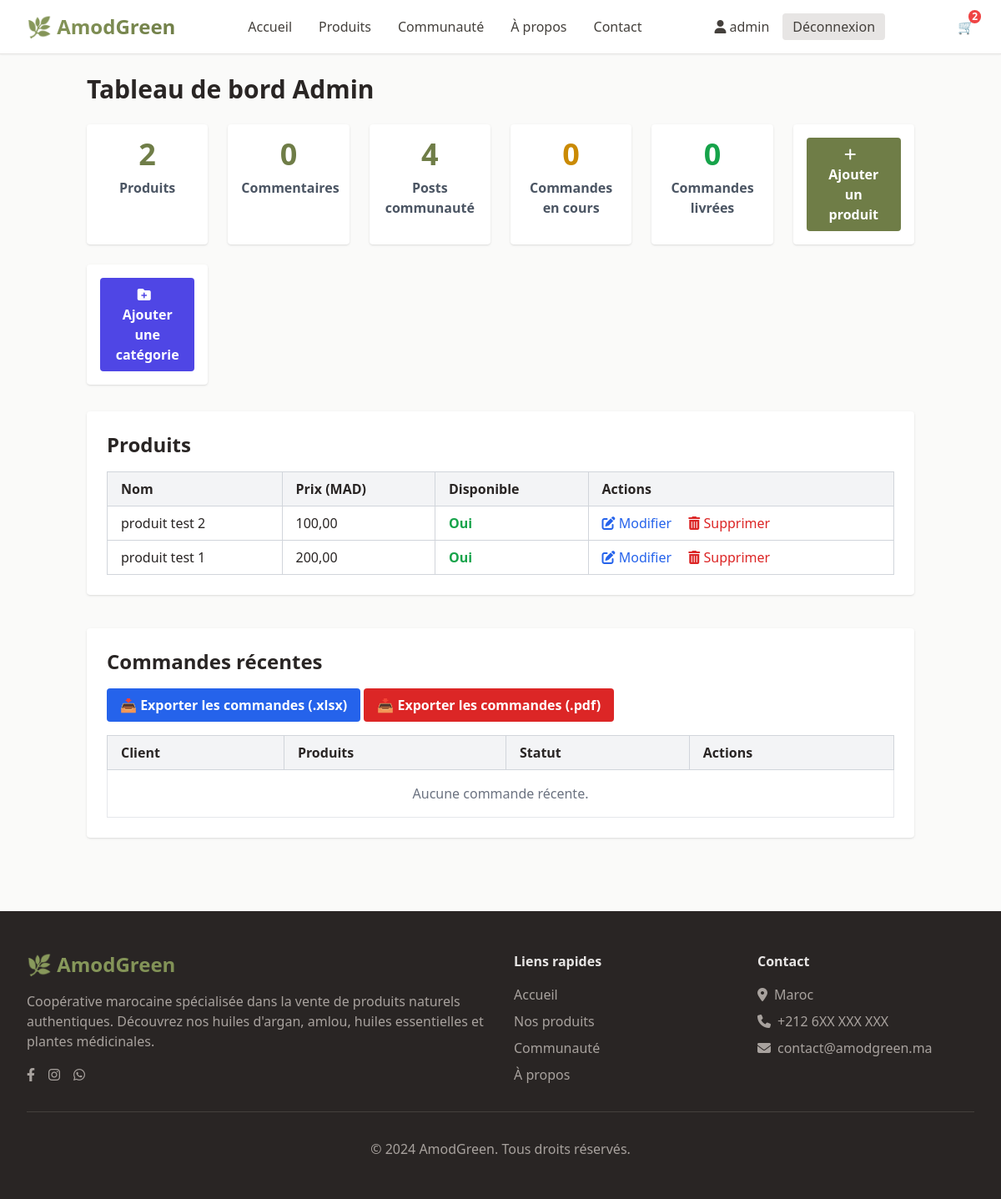
Page /admin-dashboard/ (signed in) on the earlier database version.
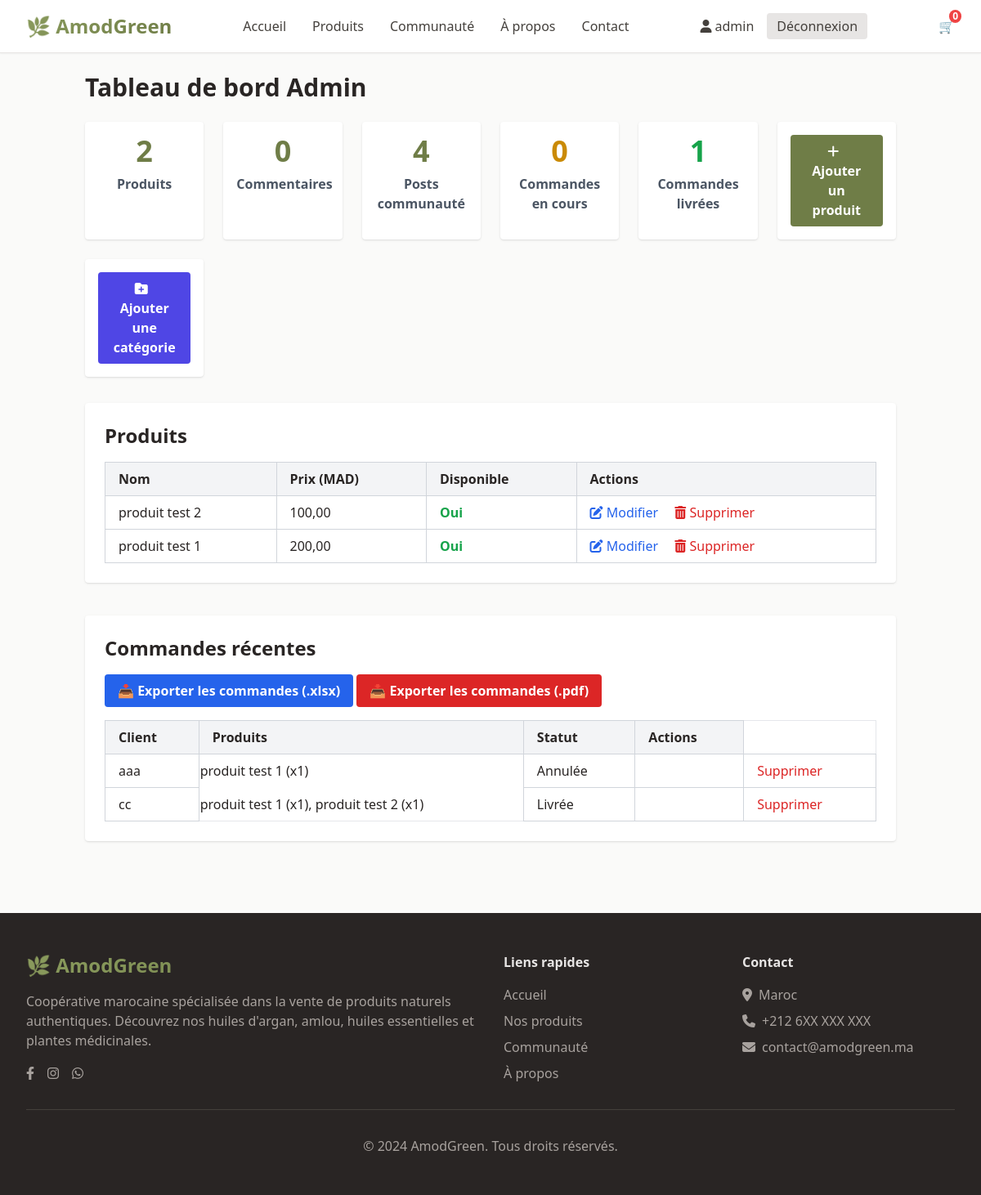
Same page on the later database version.
### store/models.py (models this page shows, shortened)
class CustomUser(AbstractUser):
    bio = models.TextField(max_length=500, blank=True, verbose_name="Biographie")
    phone = models.CharField(max_length=20, blank=True, verbose_name="Téléphone")
    city = models.CharField(max_length=100, blank=True, verbose_name="Ville")
    class Meta:
        verbose_name = "Utilisateur"
        verbose_name_plural = "Utilisateurs"

class Cart(models.Model):
    user = models.OneToOneField(User, on_delete=models.CASCADE)
    created_at = models.DateTimeField(auto_now_add=True)

class Product(models.Model):
    name = models.CharField(max_length=200, verbose_name="Nom du produit")
    name_ar = models.CharField(max_length=200, blank=True, verbose_name="Nom (Arabe)")
    description = models.TextField(verbose_name="Description")
    description_ar = models.TextField(blank=True, verbose_name="Description (Arabe)")
    ingredients = models.TextField(blank=True, verbose_name="Ingrédients")
    ingredients_ar = models.TextField(blank=True, verbose_name="Ingrédients (Arabe)")
    price = models.DecimalField(max_digits=10, decimal_places=2, verbose_name="Prix (MAD)")
    image = models.ImageField(upload_to='products/', verbose_name="Image")
    category = models.ForeignKey(Category, on_delete=models.CASCADE, verbose_name="Catégorie")
    is_available = models.BooleanField(default=True, verbose_name="Disponible")
    created_at = models.DateTimeField(auto_now_add=True)
    updated_at = models.DateTimeField(auto_now=True)
    class Meta:
        verbose_name = "Produit"
        verbose_name_plural = "Produits"
        ordering = ['-created_at']

class Order(models.Model):
    STATUS_CHOICES = [
        ('pending', 'En attente'),
        ('contacted', 'Client contacté'),
        ('confirmed', 'Confirmée'),
        ('delivered', 'Livrée'),
        ('cancelled', 'Annulée'),
    ]
    is_deleted = models.BooleanField(default=False)
    full_name = models.CharField(max_length=200, verbose_name="Nom complet")
    phone = models.CharField(max_length=20, verbose_name="Numéro de téléphone")
    city = models.CharField(max_length=100, verbose_name="Ville")
    address = models.TextField(verbose_name="Adresse complète")
    notes = models.TextField(blank=True, verbose_name="Remarques")
    status = models.CharField(
        max_length=20,
        choices=STATUS_CHOICES,
        default='pending',
        verbose_name="Statut"
    )
    created_at = models.DateTimeField(auto_now_add=True, verbose_name="Date de commande")
    estimated_delivery_date = models.DateField(null=True, blank=True, verbose_name="Date de livraison estimée")
    class Meta:
        verbose_name = "Commande"
        verbose_name_plural = "Commandes"
        ordering = ['-created_at']

class OrderItem(models.Model):
    order = models.ForeignKey(Order, related_name='items', on_delete=models.CASCADE)
    product = models.ForeignKey(Product, on_delete=models.CASCADE)
    quantity = models.PositiveIntegerField()
    price = models.DecimalField(max_digits=8, decimal_places=2)

### store/views_admin.py (the view)
# urls.py: path('admin-dashboard/', views_admin.admin_dashboard, name='admin_dashboard'),
@admin_required
def admin_dashboard(request):
        total_products = Product.objects.count()
        total_comments = Comment.objects.count()
        total_posts = CommunityPost.objects.count()
        orders_pending = Order.objects.filter(status='pending').count()
        orders_delivered = Order.objects.filter(status='delivered').count()
        products = Product.objects.all().order_by('-id')
        orders_all = Order.objects.filter(is_deleted=False).order_by('-created_at')
        order_page_number = request.GET.get('order_page')
        orders_paginator = Paginator(orders_all, 10)
        orders = orders_paginator.get_page(order_page_number)
        context = {
            'total_products': total_products,
            'total_comments': total_comments,
            'total_posts': total_posts,
            'orders_pending': orders_pending,
            'orders_delivered': orders_delivered,
            'products': products[:20],  # Garde les 20 produits récents
            'orders': orders,
        }
        return render(request, 'admin/dashboard.html', context)

### store/views_admin.py (called while the page is built)
def admin_required(view_func):
    return user_passes_test(lambda u: u.is_authenticated and u.is_superuser)(view_func)

### templates/admin/dashboard.html (shortened to what the changed rows need)
{% extends 'base.html' %}
{% block content %}
<div class="container mx-auto py-6 px-4">
    <h1 class="text-3xl font-bold mb-6">Tableau de bord Admin</h1>
    <div class="grid grid-cols-1 sm:grid-cols-2 md:grid-cols-3 lg:grid-cols-6 gap-6 mb-8">
        <div class="bg-white rounded shadow p-4 text-center">
            <div class="text-4xl font-bold text-green-600">{{ orders_delivered }}</div>
            <div class="mt-2 text-gray-600 font-semibold">Commandes livrées</div>
        </div>
    </div>
    <div class="bg-white rounded shadow p-6">
        <h2 class="text-2xl font-semibold mb-4">Produits</h2>
        <table class="w-full table-auto border-collapse border border-gray-200">
            <thead>
                <tr class="bg-gray-100">
                    <th class="border border-gray-300 px-4 py-2 text-left">Nom</th>
                    <th class="border border-gray-300 px-4 py-2 text-left">Prix (MAD)</th>
                    <th class="border border-gray-300 px-4 py-2 text-left">Disponible</th>
                    <th class="border border-gray-300 px-4 py-2 text-left">Actions</th>
                </tr>
            </thead>
            <tbody>
                {% for product in products %}
                <tr class="hover:bg-gray-50">
                    <td class="border border-gray-300 px-4 py-2">{{ product.name }}</td>
                    <td class="border border-gray-300 px-4 py-2">{{ product.price }}</td>
                    <td class="border border-gray-300 px-4 py-2">
                        {% if product.is_available %}
                        <span class="text-green-600 font-semibold">Oui</span>
                        {% else %}
                        <span class="text-red-600 font-semibold">Non</span>
                        {% endif %}
                    </td>
                    <td class="border border-gray-300 px-4 py-2 space-x-4">
                        <a href="{% url 'product_update' product.id %}" class="text-blue-600 hover:underline">
                            <i class="fas fa-edit"></i> Modifier
                        </a>
                        <a href="{% url 'product_delete' product.id %}" class="text-red-600 hover:underline"
                            onclick="return confirm('Confirmer la suppression ?');">
                            <i class="fas fa-trash-alt"></i> Supprimer
                        </a>
                    </td>
                </tr>
                {% empty %}
                <tr>
                    <td colspan="4" class="text-center py-4 text-gray-500">Aucun produit trouvé.</td>
                </tr>
                {% endfor %}
            </tbody>
        </table>
    </div>
    <div class="mt-10 bg-white rounded shadow p-6">
        <h2 class="text-2xl font-semibold mb-4">Commandes récentes</h2>
        <table class="w-full table-auto border-collapse border border-gray-200">
            <thead>
                <tr class="bg-gray-100">
                    <th class="border border-gray-300 px-4 py-2 text-left">Client</th>
                    <th class="border border-gray-300 px-4 py-2 text-left">Produits</th>
                    <th class="border border-gray-300 px-4 py-2 text-left">Statut</th>
                    <th class="border border-gray-300 px-4 py-2 text-left">Actions</th>
                </tr>
            </thead>
            <tbody>
                {% for order in orders %}
                <tr class="hover:bg-gray-50">
                    <td class="border border-gray-300 px-4 py-2">{{ order.full_name }}</td>
                    <td>
                        {% for item in order.items.all %}
                        {{ item.product.name }} (x{{ item.quantity }}){% if not forloop.last %}, {% endif %}
                        {% endfor %}
                    </td>
                    <td class="border border-gray-300 px-4 py-2">{{ order.get_status_display }}</td>
                    <td class="border border-gray-300 px-4 py-2 space-x-2">
                    </td>
                    <td class="border border-gray-300 px-4 py-2 space-x-2">
                        <form method="POST" action="{% url 'delete_order' order.id %}" class="inline"
                            onsubmit="return confirm('Êtes-vous sûr de vouloir supprimer cette commande ?');">
                            <button type="submit" class="text-red-600 hover:underline">Supprimer</button>
                        </form>
                    </td>
                </tr>
                {% empty %}
                <tr>
                    <td colspan="4" class="text-center py-4 text-gray-500">Aucune commande récente.</td>
                </tr>
                {% endfor %}
            </tbody>
        </table>
    </div>
</div>
{% endblock %}

### templates/base.html (shortened to what the changed rows need)
{% load static %}
<!DOCTYPE html>
<html lang="fr" class="h-full">
<head>
    <script src="https://cdn.tailwindcss.com"></script>
    <link rel="stylesheet" href="https://cdnjs.cloudflare.com/ajax/libs/font-awesome/6.4.0/css/all.min.css">
</head>
<body class="min-h-full bg-stone-50 text-stone-800">
    <nav class="bg-white shadow-sm border-b border-stone-200 sticky top-0 z-50">
        <div class="max-w-7xl mx-auto px-4 sm:px-6 lg:px-8">
            <div class="flex justify-between items-center h-16">
                <div class="flex items-center space-x-4">
                    {% if user.is_authenticated %}
                        <a href="{% url 'profile' %}" class="text-stone-700 hover:text-olive-600 transition-colors">
                            <i class="fas fa-user"></i> {{ user.first_name|default:user.username }}
                        </a>
                        <a href="{% url 'logout' %}" class="bg-stone-200 hover:bg-stone-300 text-stone-700 px-3 py-1 rounded transition-colors">
                            Déconnexion
                        </a>
                    {% else %}
                        <a href="{% url 'login' %}" class="text-stone-700 hover:text-olive-600 transition-colors">Connexion</a>
                        <a href="{% url 'register' %}" class="bg-olive-600 hover:bg-olive-700 text-white px-4 py-2 rounded transition-colors">
                            S'inscrire
                        </a>
                    {% endif %}
                </div>
                 <div class="flex items-center space-x-6">
        <a href="{% url 'view_cart' %}" class="relative text-gray-700 hover:text-green-700">
            🛒
            <span class="absolute -top-2 -right-2 bg-red-500 text-white text-xs font-bold rounded-full px-1">
                {{ request.user.cart.items.count|default:0 }}
            </span>
        </a>
    </div>
            </div>
        </div>
    </nav>
    <main>
        {% block content %}
        {% endblock %}
    </main>
</body>
</html>

Differences in the rows shown:
computed for CustomUser "admin": user.cart.items.count "2" → "0"
added Order: full_name "aaa", status "Annulée"
added OrderItem: product.name "produit test 1", quantity "1", shown under "aaa"
added Order: full_name "cc", status "Livrée"
added OrderItem: product.name "produit test 1", quantity "1", shown under "cc"
added OrderItem: product.name "produit test 2", quantity "1", shown under "cc"
Other differences:
{{ orders_delivered }}: "0" → "1"
text no longer shown: "Aucune commande récente."
